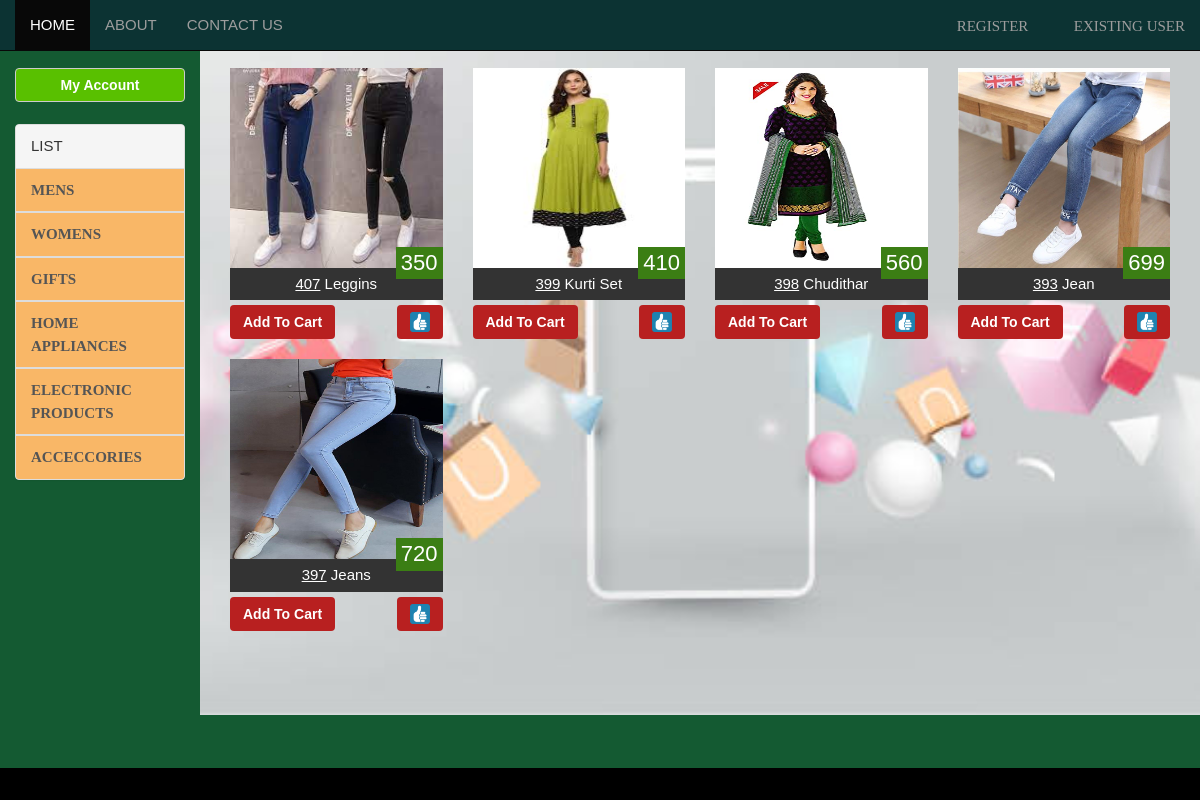
The app's page /womens.php with its own data.
### tables this page shows
CREATE TABLE `product` (
  `id` int(30) NOT NULL,
  `type` int(10) NOT NULL,
  `location` varchar(120) NOT NULL,
  `price` int(30) NOT NULL,
  `name` varchar(50) NOT NULL
);

### womens.php (the view)
<?php
		include 'includes/header.php';
		include 'includes/left-bar.php';
		include 'config/database.php';
?>
<div class="col-md-10" style="
    background-image: url('images/cate.jpg');
    background-size: cover;
    background-position: center;
    min-height: 670px;
    color: white;">
    <br/>
    <?php
        $res = mysqli_query($link, "SELECT * FROM product WHERE type = 2") or die(mysqli_error($link));
        while ($arr = mysqli_fetch_row($res)) {
            echo "<div class='col-md-3 game'>";
                echo "<div class='game-price'>$arr[3]</div>";
                echo "<a href='$arr[2]'><img src='$arr[2]' alt='$arr[0]'/></a>";
                echo "<div class='game-title'><u>$arr[0]</u> $arr[4]</div>";
                if (!isset($_SESSION['sadmin'])) {
                    echo "<form action='user/addToCart.php'>";
                        echo "<div class='game-add' style='float:left;'><button name='subject' value='$arr[0]' class='btn btn2' type='submit'>Add To Cart</button></div>";
                    echo "</form>";
                    echo "<form action='user/addToWishlist.php'>";
                        echo "<div class='game-add' style='float:right;'><button name='subject' value='$arr[0]' class='btn btn2' type='submit'><img src='images/icons/9.png' style='height:20px;width:20px;float:right;' alt='Wishlist Icon'></button></div>";
                    echo "</form>";
                }
            echo "<br/></div>";
        }
    ?>
</div>
<?php include 'includes/footer.php'?>

### css/style.css (style rules this page uses)
* { margin: 0; padding: 0; }
body { font-family: arial; font-size: 15px; color: white; line-height: 1.5em; background: #f4f4f4 }
.game { display:relative; }
.game-title { text-align: center; padding: 5px; background : #333; color: #fff; }
.game img { height:200px; width: 100%; }
.game-price { position: absolute; bottom : 80px; right: 15px; background : #3b7e14; color: #fff; padding: 5px; font-size: 22px; }
.game-add { margin: 5px auto 20px auto; text-align: center; }
.btn2 { background : #B82020; color : #ffffff; font-weight: bold; }

### records on screen
product: price "350", location (picture), id "407", name "Leggins"
product: price "410", location (picture), id "399", name "Kurti Set"
product: price "560", location (picture), id "398", name "Chudithar"
product: price "699", location (picture), id "393", name "Jean"
product: price "720", location (picture), id "397", name "Jeans"
